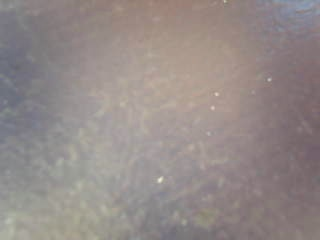
#> input picture captured_photos/photo_20241210_121454.jpg, 320 x 240 px, given in place of the camera
$ python hsv_tuner.py
#> lines starting #> are read from the running program, lines starting #| are printed output that depends on the picture; after the words box and inside, x2 and y2 are one past the last pixel; in counts of white or black regions, pixels touching at a corner belong together
#!/usr/bin/env python3

"""
HSV Color Space Tuner

An interactive tool for tuning HSV (Hue, Saturation, Value) color ranges and area thresholds
for object detection in images or video streams. This utility helps find optimal HSV values
for detecting specific colored objects in computer vision applications.

Features:
- Interactive trackbars for HSV and area threshold adjustment
- Real-time visualization of color detection results
- Support for both image files and live video
- Toggle between BGR and RGB color spaces
- Save/load configuration settings
- Object detection with area filtering
- Center point and bounding box visualization
- Photo navigation in directory mode

Usage:
    Image Mode (path to a folder of images):
        python3 hsv_tuner.py --image <path_to_image_directory>
    Video Mode:
        python3 hsv_tuner.py --video [camera_index]

Interactive Controls:
    HSV Trackbars:
        H min (0-179): Minimum hue value for color detection
        H max (0-179): Maximum hue value for color detection
        S min (0-255): Minimum saturation value
        S max (0-255): Maximum saturation value
        V min (0-255): Minimum brightness/value
        V max (0-255): Maximum brightness/value

    Area Trackbars:
        Area min (0-10000): Minimum pixel area for object detection
        Area max (0-10000): Maximum pixel area for object detection

    Color Mode:
        BGR Mode (0/1): Toggle between color spaces
            1: BGR mode (OpenCV default)
            0: RGB mode (standard format)

    Keyboard Commands:
        q: Quit the application and print final values
        s: Save current configuration to file
        l: Load configuration from file
        r: Reset trackbars to default values
        ESC: Alternative way to exit

        Image Directory Mode Only:
        n: Next image in directory
        b: Previous image in directory (back)

        Any other key: Continue running/update display

Display Windows:
    Original: Input image/video in selected color mode
    Mask: Binary threshold result showing detected colors
        - White: Pixels within HSV range
        - Black: Pixels outside HSV range
    Result: Detection visualization
        - Green contours: Outline of detected objects
        - Blue rectangles: Bounding boxes
        - Text overlay: Area and center coordinates

Configuration File:
    Format:
        - Color mode (BGR/RGB)
        - HSV ranges [min,max] for each channel
        - Area thresholds [min,max]
        - Per-object data:
            * Area in pixels
            * Center coordinates (x,y)
            * Bounding box (x,y,width,height)

Real-time Display:
    Terminal shows:
        - Current color mode
        - HSV range values
        - Area thresholds
        - Number of detected objects
        - Current image name (in directory mode)

Author: Henry Tsai
Created: 2024-12-21
"""

import cv2
import numpy as np
import argparse
from pathlib import Path
import sys
import json
import os
import time
import signal
import atexit

# Configuration Constants
WINDOW_NAMES = ['Original', 'Mask', 'Result']

# Camera Configuration
CAMERA_WIDTH = 640  # Optimized resolution for Raspberry Pi
CAMERA_HEIGHT = 480
CAMERA_FPS = 30

# HSV and Area Defaults
HSV_PARAMS = [
    ('H min', 0, 179),
    ('H max', 179, 179),
    ('S min', 0, 255),
    ('S max', 255, 255),
    ('V min', 0, 255),
    ('V max', 255, 255),
    ('Area min', 100, 10000),
    ('Area max', 500, 100000)
]

# File Configuration
CONFIG_FILE = 'hsv_tuner_config.json'

class HSVTuner:
    def __init__(self, photo_dir=None, output_dir=None):
        self.photo_dir = Path(photo_dir) if photo_dir else None
        self.output_dir = Path(output_dir) if output_dir else None
        self.current_index = 0
        self.use_camera = photo_dir is None

        # Initialize camera or load photos
        if self.use_camera:
            self.cap = cv2.VideoCapture(0, cv2.CAP_V4L2)  # Use V4L2 backend for better performance
            if not self.cap.isOpened():
                print("Error: Could not open camera")
                sys.exit(1)
            self.cap.set(cv2.CAP_PROP_FRAME_WIDTH, CAMERA_WIDTH)
            self.cap.set(cv2.CAP_PROP_FRAME_HEIGHT, CAMERA_HEIGHT)
            self.cap.set(cv2.CAP_PROP_FPS, CAMERA_FPS)
        else:
            self.photo_files = sorted([f for f in self.photo_dir.iterdir() if f.suffix.lower() in {'.jpg', '.jpeg', '.png', '.bmp'}])
            if not self.photo_files:
                print("No photos found in directory!")
                sys.exit(1)

        # Create OpenCV window first
        cv2.namedWindow('Controls', cv2.WINDOW_NORMAL)

        # Load saved HSV configuration
        self.hsv_values = self.load_config()

        # Register cleanup handlers
        atexit.register(self.cleanup)
        signal.signal(signal.SIGINT, self.signal_handler)

        # Create trackbars with loaded or default values
        for name, default, max_val in HSV_PARAMS:
            value = self.hsv_values.get(name, default)
            cv2.createTrackbar(name, 'Controls', value, max_val, lambda x: None)

        # Pre-load current frame (if using photos) to reduce lag
        self.current_frame = None
        if not self.use_camera:
            self.current_frame = self.load_current_photo()

    def signal_handler(self, sig, frame):
        print("\nSaving values and exiting...")
        self.cleanup()
        sys.exit(0)

    def cleanup(self):
        self.save_config()
        if self.use_camera:
            self.cap.release()
        cv2.destroyAllWindows()

    def load_config(self):
        try:
            if os.path.exists(CONFIG_FILE):
                with open(CONFIG_FILE, 'r') as f:
#> (reads hsv_tuner_config.json from the repository)
                    config = json.load(f)
                    # Initialize with defaults
                    result = {name: default for name, default, _ in HSV_PARAMS}
                    # Update with loaded values if they're valid
                    for name, default, max_val in HSV_PARAMS:
                        if name in config and isinstance(config[name], (int, float)):
                            value = int(config[name])  # Convert to int
                            if 0 <= value <= max_val:  # Validate range
                                result[name] = value
#> the loop in __init__, `for name, default, max_val in HSV_PARAMS:` made 8 passes; slider 'H min' is set to 35
                    return result
        except Exception as e:
            print(f"Error loading config: {e}")

        # Return defaults if loading fails
        return {name: default for name, default, _ in HSV_PARAMS}

    def save_config(self):
        try:
            hsv_values = {}
            for name, _, max_val in HSV_PARAMS:
                value = cv2.getTrackbarPos(name, 'Controls')
                if 0 <= value <= max_val:  # Validate before saving
                    hsv_values[name] = value
                else:
                    print(f"Warning: Invalid value for {name}: {value}")

            with open(CONFIG_FILE, 'w') as f:
                json.dump(hsv_values, f, indent=4)
            print(f"Saved HSV values to {CONFIG_FILE}")
        except Exception as e:
            print(f"Error saving config: {e}")

    def load_current_photo(self):
        if 0 <= self.current_index < len(self.photo_files):
            img = cv2.imread(str(self.photo_files[self.current_index]))
            if img is None:
                print(f"Error: Could not load image {self.photo_files[self.current_index]}")
                return None
            return cv2.GaussianBlur(img, (5, 5), 0)  # Apply Gaussian blur for smoother mask
        return None

    def get_frame(self):
        if self.use_camera:
            ret, frame = self.cap.read()
#> frame is the input picture: shape (240, 320, 3); mean B, G, R 136.7, 138.7, 148.1
            if not ret:
                print("Error: Could not read from camera")
                return None
            return cv2.GaussianBlur(frame, (5, 5), 0)  # Apply Gaussian blur for smoother mask
        else:
            return self.current_frame

    def process_frame(self, frame, hsv_params):
        hsv = cv2.cvtColor(frame, cv2.COLOR_BGR2HSV)
#> hsv: shape (240, 320, 3); mean H, S, V 68.4, 23.7, 149
        mask = cv2.inRange(hsv, (hsv_params['H min'], hsv_params['S min'], hsv_params['V min']),
                           (hsv_params['H max'], hsv_params['S max'], hsv_params['V max']))
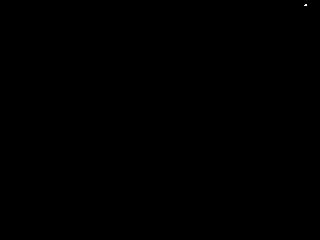
#> mask: shape (240, 320); 0.01% white in thin lines or dots, all inside (x1, y1, x2, y2) = (304, 4, 307, 6)
        contours, _ = cv2.findContours(mask, cv2.RETR_EXTERNAL, cv2.CHAIN_APPROX_SIMPLE)
#> contours = [[[305, 4], [304, 5], [306, 5], [306, 4]]]

        result = frame.copy()
        for cnt in contours:
            area = cv2.contourArea(cnt)
            if hsv_params['Area min'] <= area <= hsv_params['Area max']:
                x, y, w, h = cv2.boundingRect(cnt)
                cv2.rectangle(result, (x, y), (x + w, y + h), (255, 0, 0), 2)
#> this loop made 1 pass
#> (cnt, area) on pass 1: ([[305, 4], [304, 5], [306, 5], [306, 4]], 1.5)

        return mask, result

    def show_images(self):
        while True:
            frame = self.get_frame()
            if frame is None:
                break

            # Get HSV parameters from trackbars
            hsv_params = {name: cv2.getTrackbarPos(name, 'Controls') for name, _, _ in HSV_PARAMS}

            # Process frame
            mask, result = self.process_frame(frame, hsv_params)

            # Display images
            cv2.imshow('Original', frame)
            cv2.imshow('Mask', mask)
            cv2.imshow('Result', result)

            key = cv2.waitKey(1) & 0xFF
#> (key q is pressed here)
            if key == ord('q'):
                break
            elif not self.use_camera:
                if key == ord('n'):
                    self.current_index = (self.current_index + 1) % len(self.photo_files)
                    self.current_frame = self.load_current_photo()
                elif key == ord('b'):
                    self.current_index = (self.current_index - 1) % len(self.photo_files)
                    self.current_frame = self.load_current_photo()

        self.cleanup()
#> in save_config, `value = cv2.getTrackbarPos(name, 'Controls')`: value = 35

def main():
    parser = argparse.ArgumentParser(description='HSV Tuner for Raspberry Pi')
    parser.add_argument('photo_dir', nargs='?', help='Directory containing photos to view')
    parser.add_argument('-o', '--output', help='Output directory for results')
    args = parser.parse_args()

    if args.photo_dir and not Path(args.photo_dir).is_dir():
        print(f"Error: {args.photo_dir} is not a valid directory")
        sys.exit(1)

    tuner = HSVTuner(args.photo_dir, args.output)
    tuner.show_images()

if __name__ == "__main__":
    main()
